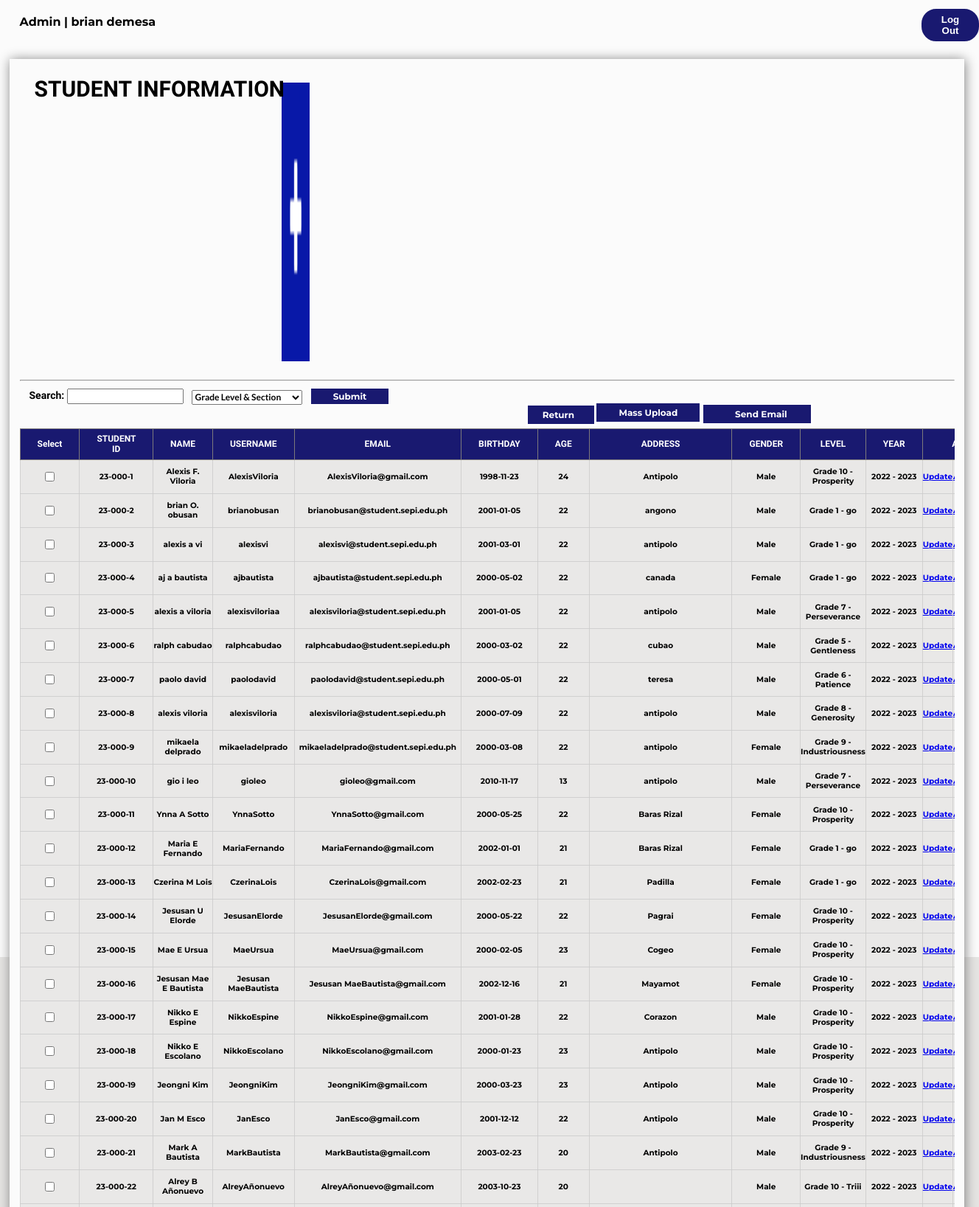
Screenshot of /Admin/viewallstudents.php (signed in, upper part) with the database file from the repository.
### tables this page shows
CREATE TABLE `tbl_sepi_account` (
  `Acc_ID` int(11) NOT NULL AUTO_INCREMENT,
  `Admin_ID` varchar(20) NOT NULL,
  `Fname` varchar(30) NOT NULL,
  `mname` varchar(5) NOT NULL,
  `Lname` varchar(30) NOT NULL,
  `Username` varchar(30) NOT NULL,
  `EMAIL` varchar(50) NOT NULL,
  `Password` varchar(30) NOT NULL,
  `Gender` varchar(15) NOT NULL,
  `Address` varchar(50) NOT NULL,
  `Role` varchar(20) NOT NULL,
  `Hdate` date NOT NULL,
  PRIMARY KEY (`Acc_ID`)
);

CREATE TABLE `tbl_studentinfo` (
  `Stud_SID` int(11) NOT NULL AUTO_INCREMENT,
  `Stud_ID` varchar(20) NOT NULL,
  `FNAME` varchar(30) NOT NULL,
  `MNAME` varchar(30) NOT NULL,
  `LNAME` varchar(30) NOT NULL,
  `USERNAME` varchar(30) NOT NULL,
  `ADDRESS` varchar(255) NOT NULL,
  `EMAIL` varchar(50) NOT NULL,
  `PASS` varchar(20) NOT NULL,
  `BDAY` date DEFAULT NULL,
  `AGE` int(11) NOT NULL,
  `GENDER` varchar(30) NOT NULL,
  `LEVEL` varchar(30) NOT NULL,
  `YEAR` varchar(30) NOT NULL,
  `LRN` varchar(30) NOT NULL,
  `Role` varchar(20) NOT NULL,
  `STATUS` varchar(20) NOT NULL,
  `Active` int(1) DEFAULT 1,
  PRIMARY KEY (`Stud_SID`)
);

### Admin/viewallstudents.php (the view, shortened to what this page needs)
<?php
		include "../sepi_connect.php";
		if(!isset($_SESSION['loggedin']) || $_SESSION['loggedin'] !== true)
		 {
			 header("refresh:0; ../Index.php");
			 exit;
		 }else if(isset($_SESSION['Acc_ID']))
			{
				$userid = $_SESSION['Acc_ID'];
				$getrecord = mysqli_query($config,"SELECT * FROM tbl_sepi_account WHERE Acc_ID ='$userid'");
				while($rowedit = mysqli_fetch_assoc($getrecord))
				{
					$type = $rowedit['Role'];
					$name = $rowedit['Fname']." ".$rowedit['Lname'];
				}
			}
if(isset($_POST['search'])){
$search = $_POST['search'];
if ($search != NULL){
$sql = "Select * from tbl_studentinfo where Stud_SID like '%$search%' or
										Stud_ID like '%$search%' or
										FNAME like '%$search%' or
										MNAME like '%$search%' or
										LNAME like '%$search%' or
										BDAY like '%$search%' or
										AGE like '%$search%' or
										GENDER like '%$search%' or
										LEVEL like '%$search%' or
										YEAR like '%$search%' or
										LRN like '%$search%'";
}else{
$sql = "Select * from tbl_studentinfo";
}
}else{
$sql = "Select * from tbl_studentinfo";
}
?>
<!DOCTYPE html>
<html>
<head>
</head>
<link rel="stylesheet" href="../Css/sepi.css">
<body style="background-color:#E5E4E2">
<div class="header">
<p class="displaynameviewall"><?php echo "$type" ?> | <?php echo "$name" ?></p>
<form method="POST"action="logout.php" >
			<button type=submit name="logout" class="logout">Log Out</a>
</form>
</div>
			<div class="footer">
				<h6 id="footer">� 2022 SEPI Login Form. All Rights Reserved | Designed by Excel-erator</h6>
			</div>
<form method=POST action="viewallstudents.php">
<div class="studentdivallrecs">
				<h1 id="studentfont">STUDENT INFORMATION</h1>
				<a href="studentadd.php" name="addstudent"><img src="../Images/add_icon.png" class="addstudentbtnviewall"></a>
				<hr>
				<p class="searchstudent">Search:</p>
				<input type=text name=search class="studenttxtviewall">
				<select name=category class=cat>
<option value="">Grade Level & Section</option>
</select>
<input type=submit name=sub class="studentbtnviewall">
</form>
<form method='POST' action='index.php'>
				<a href="student.php" class="returnviewallbtn">Return</a>
				<a href="import.php" class="massupdbtnviewall">Mass Upload</a>
				<input type='submit' name='emailButton' value='Send Email' class='returnviewallbtn' style="
    margin-left: 0%;
    width: 150px;
">
<?php
include "../sepi_connect.php";
if(isset($_POST['sub'])){
	$search = $_POST['search'];
	$category = $_POST['category'];
	if($category != NULL){
	$sql = "SELECT * FROM tbl_studentinfo where LEVEL = '$category'";
	}
	else{
		$sql = "SELECT * FROM tbl_studentinfo ";
		}
	if($search !=NULL){
	$sql = "SELECT * FROM tbl_studentinfo where Stud_SID LIKE '%$search%' or
											FNAME LIKE '%$search%' or
											LNAME LIKE '%$search%' or
											USERNAME LIKE '%$search%' or
											EMAIL LIKE '%$search%'";
	}
	}else{
	$sql = "SELECT * FROM tbl_studentinfo";
	}
$result = $config->query($sql);
echo"<div class=studenttbl2 style=overflow:auto;>";
echo "<table class=studenttbl1>";
echo "<tr>";
echo "<th Class=studentheader4>Select";
echo "<th Class=studentheader4>STUDENT ID";
echo "<th Class=studentheader4>NAME";
echo "<th Class=studentheader4>USERNAME";
echo "<th Class=studentheader5>EMAIL";
echo "<th Class=studentheader4>BIRTHDAY";
echo "<th Class=studentheader4>AGE";
echo "<th Class=studentheader4>ADDRESS";
echo "<th Class=studentheader4>GENDER";
echo "<th Class=studentheader4>LEVEL";
echo "<th Class=studentheader4>YEAR";
echo "<th Class=studentheader4 colspan=3>ACTION";
echo "</tr>";
if ($result->num_rows > 0) {
    while ($row = $result->fetch_assoc()) {
		$zero = 0;
		$zero1 = 0;
		$zero2 = 0;
		$date=date_create("2023");
		$dateformat=date_format($date,"y");
        echo "<tr>";
        echo "<td class=studentinfo><input type='checkbox' name='teacher[]' value='" . $row['EMAIL'] . "'>";
        echo "<td class=studentinfo>" . $dateformat . "-" . $zero . "" . $zero1 . "" . $zero2 . "-" . $row['Stud_SID'];
        echo "<td class=studentinfo>" . $row['FNAME'] . " " . $row['MNAME'] . " " . $row['LNAME'];
        echo "<td class=studentinfo>" . $row['USERNAME'];
        echo "<td class=studentinfo>" . $row['EMAIL'];
        echo "<td class=studentinfo>" . $row['BDAY'];
        echo "<td class=studentinfo>" . $row['AGE'];
        echo "<td class=studentinfo>" . $row['ADDRESS'];
        echo "<td class=studentinfo>" . $row['GENDER'];
        echo "<td class=studentinfo>" . $row['LEVEL'];
        echo "<td class=studentinfo>" . $row['YEAR'];
        echo "<td class=studentinfo> <a href='studentupdate.php?ID=" . $row['Stud_SID'] . "'> Update </a>";
        echo "<td class=studentinfo> <a href='studentdelete.php?ID=" . $row['Stud_SID'] . "'> Archive </a>";
		echo "</tr>";
		}
		} else {
		echo "<tr><td colspan='12'>No records found.</td></tr>";
		}
		echo "</table>";
		echo "</form>";
		?>
</body>
</html>

### rows the page displays
tbl_sepi_account: Role "Admin", name "brian demesa"
tbl_studentinfo: dateformat "23", zero "0", zero1 "0", zero2 "0", Stud_SID "1", FNAME "Alexis", MNAME "F.", LNAME "Viloria", USERNAME "AlexisViloria", EMAIL "AlexisViloria@gmail.com", BDAY "1998-11-23", AGE "24", ADDRESS "Antipolo", GENDER "Male", LEVEL "Grade 10 - Prosperity", YEAR "2022 - 2023"
tbl_studentinfo: dateformat "23", zero "0", zero1 "0", zero2 "0", Stud_SID "2", FNAME "brian", MNAME "O.", LNAME "obusan", USERNAME "brianobusan", EMAIL "brianobusan@student.sepi.edu.ph", BDAY "2001-01-05", AGE "22", ADDRESS "angono", GENDER "Male", LEVEL "Grade 1 - go", YEAR "2022 - 2023"
tbl_studentinfo: dateformat "23", zero "0", zero1 "0", zero2 "0", Stud_SID "3", FNAME "alexis", MNAME "a", LNAME "vi", USERNAME "alexisvi", EMAIL "alexisvi@student.sepi.edu.ph", BDAY "2001-03-01", AGE "22", ADDRESS "antipolo", GENDER "Male", LEVEL "Grade 1 - go", YEAR "2022 - 2023"
tbl_studentinfo: dateformat "23", zero "0", zero1 "0", zero2 "0", Stud_SID "4", FNAME "aj", MNAME "a", LNAME "bautista", USERNAME "ajbautista", EMAIL "ajbautista@student.sepi.edu.ph", BDAY "2000-05-02", AGE "22", ADDRESS "canada", GENDER "Female", LEVEL "Grade 1 - go", YEAR "2022 - 2023"
tbl_studentinfo: dateformat "23", zero "0", zero1 "0", zero2 "0", Stud_SID "5", FNAME "alexis", MNAME "a", LNAME "viloria", USERNAME "alexisviloriaa", EMAIL "alexisviloria@student.sepi.edu.ph", BDAY "2001-01-05", AGE "22", ADDRESS "antipolo", GENDER "Male", LEVEL "Grade 7 - Perseverance", YEAR "2022 - 2023"
tbl_studentinfo: dateformat "23", zero "0", zero1 "0", zero2 "0", Stud_SID "6", FNAME "ralph", LNAME "cabudao", USERNAME "ralphcabudao", EMAIL "ralphcabudao@student.sepi.edu.ph", BDAY "2000-03-02", AGE "22", ADDRESS "cubao", GENDER "Male", LEVEL "Grade 5 - Gentleness", YEAR "2022 - 2023"
tbl_studentinfo: dateformat "23", zero "0", zero1 "0", zero2 "0", Stud_SID "7", FNAME "paolo", LNAME "david", USERNAME "paolodavid", EMAIL "paolodavid@student.sepi.edu.ph", BDAY "2000-05-01", AGE "22", ADDRESS "teresa", GENDER "Male", LEVEL "Grade 6 - Patience", YEAR "2022 - 2023"
tbl_studentinfo: dateformat "23", zero "0", zero1 "0", zero2 "0", Stud_SID "8", FNAME "alexis", LNAME "viloria", USERNAME "alexisviloria", EMAIL "alexisviloria@student.sepi.edu.ph", BDAY "2000-07-09", AGE "22", ADDRESS "antipolo", GENDER "Male", LEVEL "Grade 8 - Generosity", YEAR "2022 - 2023"
tbl_studentinfo: dateformat "23", zero "0", zero1 "0", zero2 "0", Stud_SID "9", FNAME "mikaela", LNAME "delprado", USERNAME "mikaeladelprado", EMAIL "mikaeladelprado@student.sepi.edu.ph", BDAY "2000-03-08", AGE "22", ADDRESS "antipolo", GENDER "Female", LEVEL "Grade 9 - Industriousness", YEAR "2022 - 2023"
tbl_studentinfo: dateformat "23", zero "0", zero1 "0", zero2 "0", Stud_SID "10", FNAME "gio", MNAME "i", LNAME "leo", USERNAME "gioleo", EMAIL "gioleo@gmail.com", BDAY "2010-11-17", AGE "13", ADDRESS "antipolo", GENDER "Male", LEVEL "Grade 7 - Perseverance", YEAR "2022 - 2023"
tbl_studentinfo: dateformat "23", zero "0", zero1 "0", zero2 "0", Stud_SID "11", FNAME "Ynna", MNAME "A", LNAME "Sotto", USERNAME "YnnaSotto", EMAIL "YnnaSotto@gmail.com", BDAY "2000-05-25", AGE "22", ADDRESS "Baras Rizal", GENDER "Female", LEVEL "Grade 10 - Prosperity", YEAR "2022 - 2023"
tbl_studentinfo: dateformat "23", zero "0", zero1 "0", zero2 "0", Stud_SID "12", FNAME "Maria", MNAME "E", LNAME "Fernando", USERNAME "MariaFernando", EMAIL "MariaFernando@gmail.com", BDAY "2002-01-01", AGE "21", ADDRESS "Baras Rizal", GENDER "Female", LEVEL "Grade 1 - go", YEAR "2022 - 2023"
tbl_studentinfo: dateformat "23", zero "0", zero1 "0", zero2 "0", Stud_SID "13", FNAME "Czerina", MNAME "M", LNAME "Lois", USERNAME "CzerinaLois", EMAIL "CzerinaLois@gmail.com", BDAY "2002-02-23", AGE "21", ADDRESS "Padilla", GENDER "Female", LEVEL "Grade 1 - go", YEAR "2022 - 2023"
tbl_studentinfo: dateformat "23", zero "0", zero1 "0", zero2 "0", Stud_SID "14", FNAME "Jesusan", MNAME "U", LNAME "Elorde", USERNAME "JesusanElorde", EMAIL "JesusanElorde@gmail.com", BDAY "2000-05-22", AGE "22", ADDRESS "Pagrai", GENDER "Female", LEVEL "Grade 10 - Prosperity", YEAR "2022 - 2023"
tbl_studentinfo: dateformat "23", zero "0", zero1 "0", zero2 "0", Stud_SID "15", FNAME "Mae", MNAME "E", LNAME "Ursua", USERNAME "MaeUrsua", EMAIL "MaeUrsua@gmail.com", BDAY "2000-02-05", AGE "23", ADDRESS "Cogeo", GENDER "Female", LEVEL "Grade 10 - Prosperity", YEAR "2022 - 2023"
tbl_studentinfo: dateformat "23", zero "0", zero1 "0", zero2 "0", Stud_SID "16", FNAME "Jesusan Mae", MNAME "E", LNAME "Bautista", USERNAME "Jesusan MaeBautista", EMAIL "Jesusan MaeBautista@gmail.com", BDAY "2002-12-16", AGE "21", ADDRESS "Mayamot", GENDER "Female", LEVEL "Grade 10 - Prosperity", YEAR "2022 - 2023"
tbl_studentinfo: dateformat "23", zero "0", zero1 "0", zero2 "0", Stud_SID "17", FNAME "Nikko", MNAME "E", LNAME "Espine", USERNAME "NikkoEspine", EMAIL "NikkoEspine@gmail.com", BDAY "2001-01-28", AGE "22", ADDRESS "Corazon", GENDER "Male", LEVEL "Grade 10 - Prosperity", YEAR "2022 - 2023"
tbl_studentinfo: dateformat "23", zero "0", zero1 "0", zero2 "0", Stud_SID "18", FNAME "Nikko", MNAME "E", LNAME "Escolano", USERNAME "NikkoEscolano", EMAIL "NikkoEscolano@gmail.com", BDAY "2000-01-23", AGE "23", ADDRESS "Antipolo", GENDER "Male", LEVEL "Grade 10 - Prosperity", YEAR "2022 - 2023"
tbl_studentinfo: dateformat "23", zero "0", zero1 "0", zero2 "0", Stud_SID "19", FNAME "Jeongni", LNAME "Kim", USERNAME "JeongniKim", EMAIL "JeongniKim@gmail.com", BDAY "2000-03-23", AGE "23", ADDRESS "Antipolo", GENDER "Male", LEVEL "Grade 10 - Prosperity", YEAR "2022 - 2023"
tbl_studentinfo: dateformat "23", zero "0", zero1 "0", zero2 "0", Stud_SID "20", FNAME "Jan", MNAME "M", LNAME "Esco", USERNAME "JanEsco", EMAIL "JanEsco@gmail.com", BDAY "2001-12-12", AGE "22", ADDRESS "Antipolo", GENDER "Male", LEVEL "Grade 10 - Prosperity", YEAR "2022 - 2023"
tbl_studentinfo: dateformat "23", zero "0", zero1 "0", zero2 "0", Stud_SID "21", FNAME "Mark", MNAME "A", LNAME "Bautista", USERNAME "MarkBautista", EMAIL "MarkBautista@gmail.com", BDAY "2003-02-23", AGE "20", ADDRESS "Antipolo", GENDER "Male", LEVEL "Grade 9 - Industriousness", YEAR "2022 - 2023"
tbl_studentinfo: dateformat "23", zero "0", zero1 "0", zero2 "0", Stud_SID "22", FNAME "Alrey", MNAME "B", LNAME "Añonuevo", USERNAME "AlreyAñonuevo", EMAIL "AlreyAñonuevo@gmail.com", BDAY "2003-10-23", AGE "20", GENDER "Male", LEVEL "Grade 10 - Triii", YEAR "2022 - 2023"
